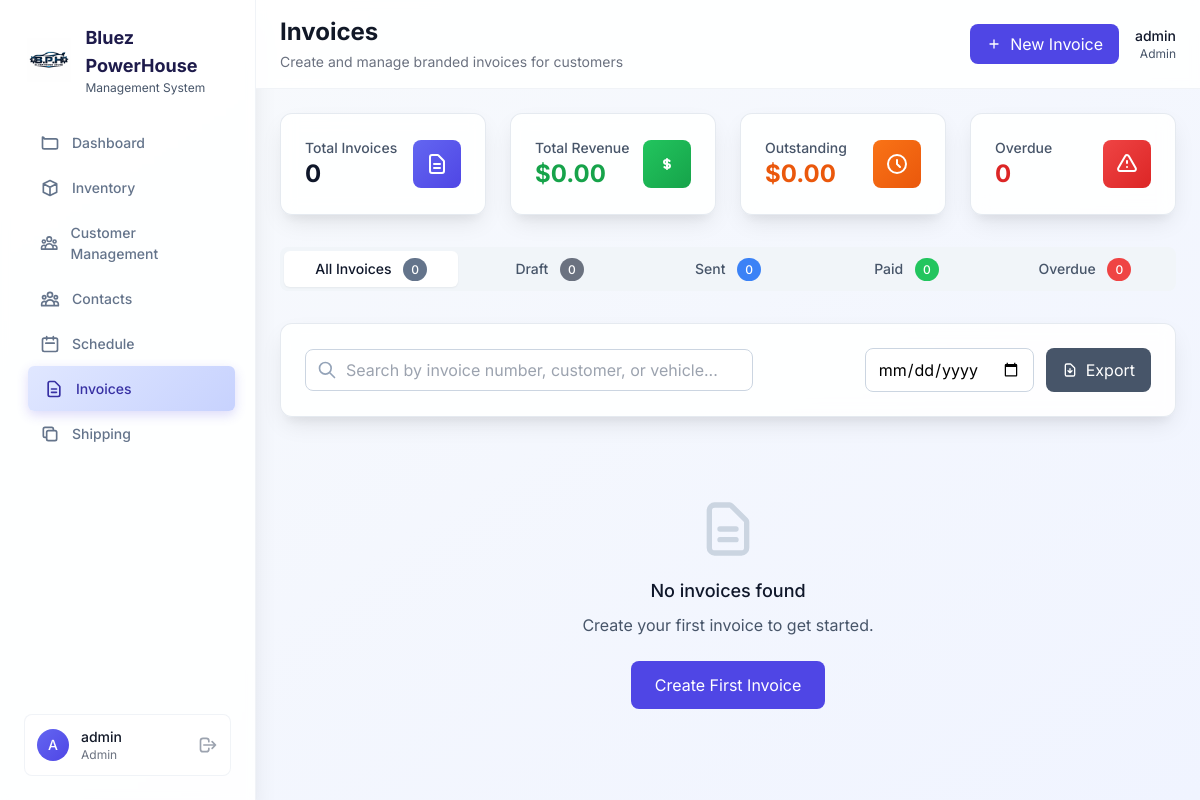
The page /invoices (signed in) on the database as committed earlier.
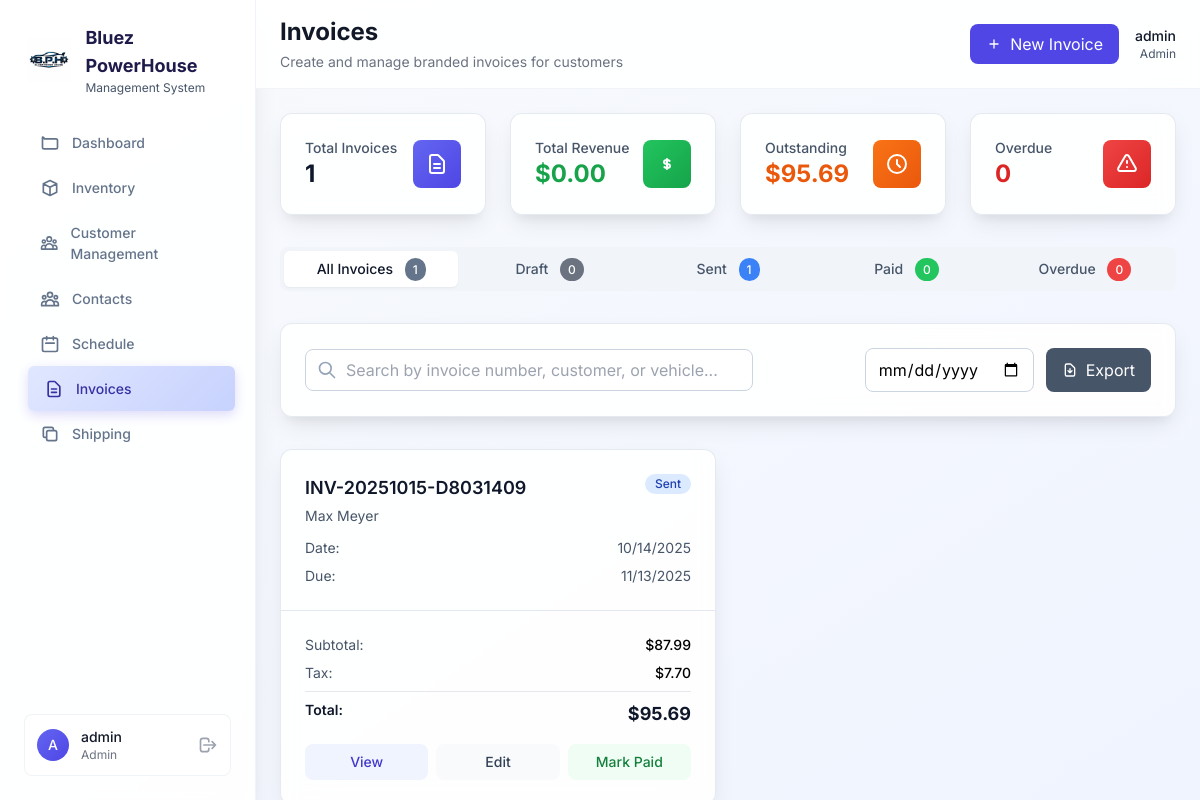
The same page on the database as committed later.
### models.py (models this page shows, shortened)
class Invoice(db.Model):
    __tablename__ = 'invoices'
    id = db.Column(db.Integer, primary_key=True)
    invoice_number = db.Column(db.String(50), unique=True, nullable=False)
    customer_id = db.Column(db.Integer, db.ForeignKey('contacts.id'))
    service_record_id = db.Column(db.Integer, db.ForeignKey('service_records.id'))
    invoice_date = db.Column(db.Date, nullable=False, default=datetime.utcnow)
    due_date = db.Column(db.Date)
    customer_name = db.Column(db.String(200), nullable=False)
    customer_email = db.Column(db.String(120))
    customer_phone = db.Column(db.String(20))
    billing_address = db.Column(db.Text)
    vehicle_year = db.Column(db.Integer)
    vehicle_make = db.Column(db.String(50))
    vehicle_model = db.Column(db.String(50))
    vehicle_vin = db.Column(db.String(17))
    vehicle_license_plate = db.Column(db.String(20))
    subtotal = db.Column(db.Float, default=0.0)
    tax_rate = db.Column(db.Float, default=0.0875)  # Default CA tax rate
    tax_amount = db.Column(db.Float, default=0.0)
    discount_amount = db.Column(db.Float, default=0.0)
    total_amount = db.Column(db.Float, default=0.0)
    payment_status = db.Column(db.String(20), default='pending')  # pending, partial, paid, overdue
    payment_method = db.Column(db.String(20))  # cash, card, check, financing
    amount_paid = db.Column(db.Float, default=0.0)
    balance_due = db.Column(db.Float, default=0.0)
    status = db.Column(db.String(20), default='draft')  # draft, sent, paid, cancelled, overdue
    notes = db.Column(db.Text)  # Special notes for customer
    terms = db.Column(db.Text)  # Payment terms and conditions
    created_by = db.Column(db.Integer, db.ForeignKey('users.id'))
    created_at = db.Column(db.DateTime, default=datetime.utcnow)
    updated_at = db.Column(db.DateTime, default=datetime.utcnow, onupdate=datetime.utcnow)
    sent_at = db.Column(db.DateTime)  # When invoice was sent to customer
    paid_at = db.Column(db.DateTime)  # When invoice was fully paid
    customer = db.relationship('Contact', backref='invoices')
    service_record = db.relationship('ServiceRecord', backref='invoices')
    created_by_user = db.relationship('User', backref='invoices_created')
    def get_status_color(self):
        status_colors = {
            'draft': 'gray',
            'sent': 'blue',
            'paid': 'green',
            'overdue': 'red',
            'cancelled': 'red'
        }
        return status_colors.get(self.status, 'gray')
    def is_overdue(self):
        if self.due_date and self.status in ['sent', 'partial']:
            return datetime.now().date() > self.due_date
        return False

### app.py (the view)
    def decorated_function(*args, **kwargs):
        if 'user_id' not in session:
            flash('Please log in to access this page.', 'warning')
            return redirect(url_for('login'))
        return f(*args, **kwargs)

### app.py (called while the page is built)
def login_required(f):
    def decorated_function(*args, **kwargs):
        if 'user_id' not in session:
            flash('Please log in to access this page.', 'warning')
            return redirect(url_for('login'))
        return f(*args, **kwargs)
    decorated_function.__name__ = f.__name__
    return decorated_function

### templates/admin/invoices.html (shortened to what the changed rows need)
{% extends "base.html" %}
{% block page_title %}Invoices{% endblock %}
{% block content %}
<div class="grid grid-cols-1 md:grid-cols-4 gap-6 mb-8">
    <div class="card rounded-xl p-6">
        <div class="flex items-center justify-between">
            <div>
                <p class="text-sm font-medium text-metallic-600">Total Invoices</p>
                <p class="text-2xl font-bold text-metallic-900">{{ stats.total_invoices or 0 }}</p>
            </div>
        </div>
    </div>
    <div class="card rounded-xl p-6">
        <div class="flex items-center justify-between">
            <div>
                <p class="text-sm font-medium text-metallic-600">Outstanding</p>
                <p class="text-2xl font-bold text-orange-600">${{ "{:,.2f}".format(stats.outstanding_balance or 0) }}</p>
            </div>
        </div>
    </div>
</div>
<div class="mb-8">
    <div class="flex space-x-1 bg-metallic-100 rounded-lg p-1">
        <button onclick="switchInvoiceTab('all')" id="allTab" class="flex-1 px-4 py-2 rounded-md text-sm font-medium transition-colors bg-white text-metallic-900 shadow-sm">
            All Invoices <span class="bg-metallic-500 text-white text-xs px-2 py-1 rounded-full ml-2">{{ stats.total_invoices or 0 }}</span>
        </button>
        <button onclick="switchInvoiceTab('sent')" id="sentTab" class="flex-1 px-4 py-2 rounded-md text-sm font-medium transition-colors text-metallic-600 hover:text-metallic-900">
            Sent <span class="bg-blue-500 text-white text-xs px-2 py-1 rounded-full ml-2">{{ stats.sent_invoices or 0 }}</span>
        </button>
    </div>
</div>
<div class="grid grid-cols-1 lg:grid-cols-2 xl:grid-cols-3 gap-6" id="invoicesGrid">
    {% for invoice in invoices %}
    <div class="invoice-card card rounded-xl overflow-hidden hover:shadow-xl transition-all duration-300 transform hover:-translate-y-1"
         data-status="{{ invoice.status }}"
         data-date="{{ invoice.invoice_date.strftime('%Y-%m-%d') if invoice.invoice_date }}"
         data-search="{{ (invoice.invoice_number + ' ' + (invoice.customer_name or '') + ' ' + (invoice.vehicle_make or '') + ' ' + (invoice.vehicle_model or '')).lower() }}">
        <div class="p-6 border-b border-metallic-200">
            <div class="flex items-start justify-between mb-3">
                <div class="flex-1">
                    <h3 class="text-lg font-semibold text-metallic-900 mb-1">{{ invoice.invoice_number }}</h3>
                    <p class="text-sm text-metallic-600">{{ invoice.customer_name }}</p>
                </div>
                <div class="flex flex-col items-end space-y-2">
                    {% set status_color = invoice.get_status_color() %}
                    <span class="inline-flex items-center px-2.5 py-0.5 rounded-full text-xs font-medium bg-{{ status_color }}-100 text-{{ status_color }}-800">
                        {{ invoice.status.title() }}
                    </span>
                </div>
            </div>
            <div class="space-y-2 text-sm text-metallic-600">
                <div class="flex justify-between">
                    <span>Date:</span>
                    <span>{{ invoice.invoice_date.strftime('%m/%d/%Y') if invoice.invoice_date }}</span>
                </div>
                <div class="flex justify-between">
                    <span>Due:</span>
                    <span>{{ invoice.due_date.strftime('%m/%d/%Y') if invoice.due_date }}</span>
                </div>
            </div>
        </div>
        <div class="p-6">
            <div class="space-y-2 text-sm mb-4">
                <div class="flex justify-between">
                    <span class="text-metallic-600">Subtotal:</span>
                    <span class="font-medium">${{ "{:,.2f}".format(invoice.subtotal) }}</span>
                </div>
                <div class="flex justify-between">
                    <span class="text-metallic-600">Tax:</span>
                    <span class="font-medium">${{ "{:,.2f}".format(invoice.tax_amount) }}</span>
                </div>
                <div class="flex justify-between border-t pt-2">
                    <span class="font-semibold text-metallic-900">Total:</span>
                    <span class="font-bold text-lg text-metallic-900">${{ "{:,.2f}".format(invoice.total_amount) }}</span>
                </div>
            </div>
            <div class="flex space-x-2">
                <button onclick="viewInvoice({{ invoice.id }})" class="flex-1 bg-bluez-50 text-bluez-700 px-3 py-2 rounded-lg hover:bg-bluez-100 transition-colors text-sm font-medium">
                    View
                </button>
                <button onclick="editInvoice({{ invoice.id }})" class="flex-1 bg-metallic-50 text-metallic-700 px-3 py-2 rounded-lg hover:bg-metallic-100 transition-colors text-sm font-medium">
                    Edit
                </button>
                {% if invoice.status == 'draft' %}
                <button onclick="sendInvoice({{ invoice.id }})" class="flex-1 bg-green-50 text-green-700 px-3 py-2 rounded-lg hover:bg-green-100 transition-colors text-sm font-medium">
                    Send
                </button>
                {% elif invoice.status in ['sent', 'overdue'] %}
                <button onclick="markPaid({{ invoice.id }})" class="flex-1 bg-green-50 text-green-700 px-3 py-2 rounded-lg hover:bg-green-100 transition-colors text-sm font-medium">
                    Mark Paid
                </button>
                {% endif %}
            </div>
        </div>
    </div>
    {% endfor %}
</div>
{% if not invoices %}
<div class="text-center py-12">
    <svg class="w-16 h-16 mx-auto text-metallic-300 mb-4" fill="none" stroke="currentColor" viewBox="0 0 24 24">
        <path stroke-linecap="round" stroke-linejoin="round" stroke-width="2" d="M9 12h6m-6 4h6m2 5H7a2 2 0 01-2-2V5a2 2 0 012-2h5.586a1 1 0 01.707.293l5.414 5.414a1 1 0 01.293.707V19a2 2 0 01-2 2z"/>
    </svg>
    <h3 class="text-lg font-medium text-metallic-900 mb-2">No invoices found</h3>
    <p class="text-metallic-600 mb-6">Create your first invoice to get started.</p>
    <button onclick="openAddInvoiceModal()" class="bg-bluez-600 text-white px-6 py-3 rounded-lg hover:bg-bluez-700 transition-colors">
        Create First Invoice
    </button>
</div>
{% endif %}
{% endblock %}

Rows that differ between the two databases and show on the page:
added Invoice: invoice_number "INV-20251015-D8031409", customer_name "Max Meyer", status "Sent", invoice_date "10/14/2025", due_date "11/13/2025", subtotal "87.99", tax_amount "7.70", total_amount "95.69"
Other text that changed with them:
{{ stats.total_invoices or 0 }}: "0" → "1"
{{ "{:,.2f}".format(stats.outstanding_balance or 0) }}: "0.00" → "95.69"
{{ stats.sent_invoices or 0 }}: "0" → "1"
text no longer shown: "No invoices found Create your first invoice to get started. Create First Invoice"
